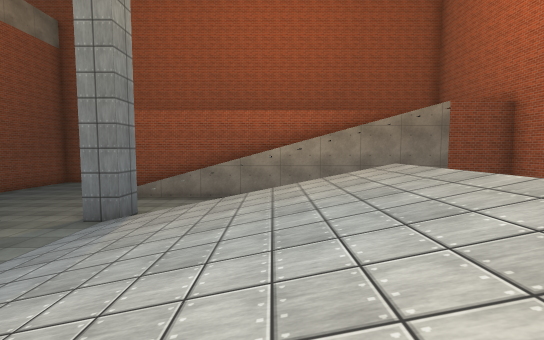
view 1 (above)

22 first-person views from a walk through a 3-D level made in the Unity game engine. The camera is 1.5 m above the floor, tilts 4° down and sees 90° across. The floor is counted in squares, 2 m on a side. Each view is taken from the middle of a square. On the plan, view 1 faces up. The plan holds only what a view shows up to about 10 squares ahead; the rest is blank. Surface patterns are stand-ins for the level's own textures.

view 2
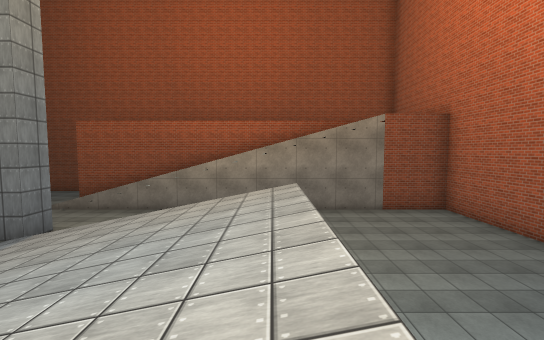

view 3
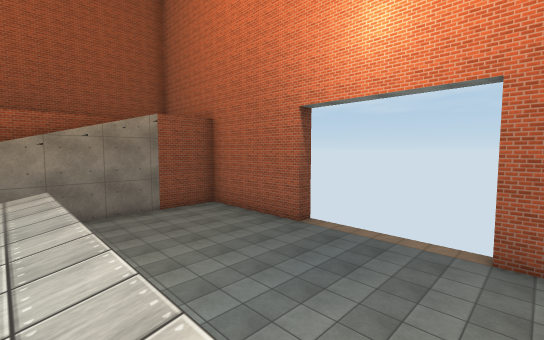

view 4
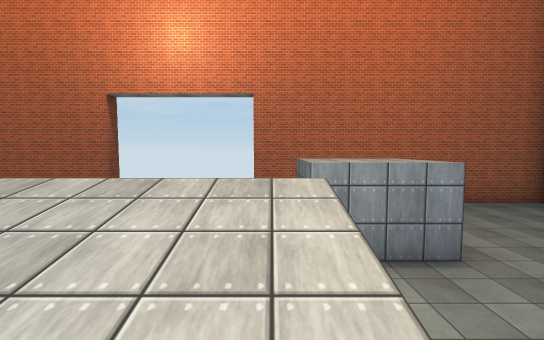

view 5
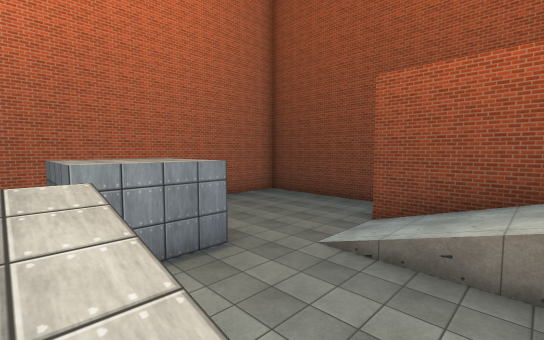

view 6
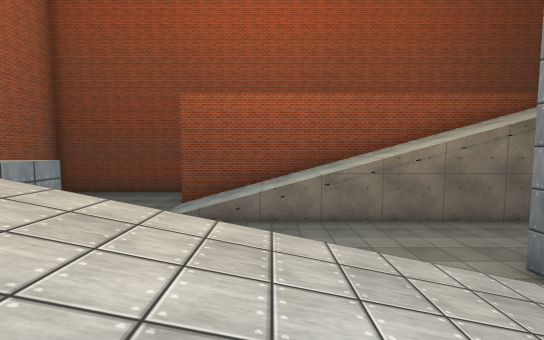

view 7
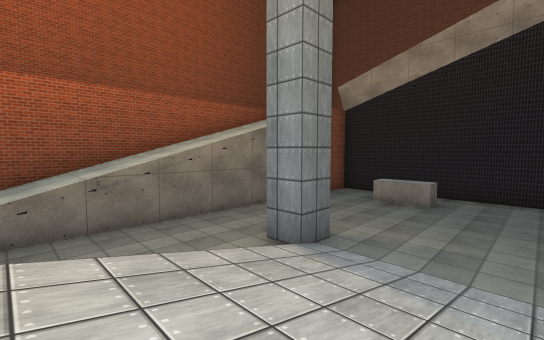

view 8
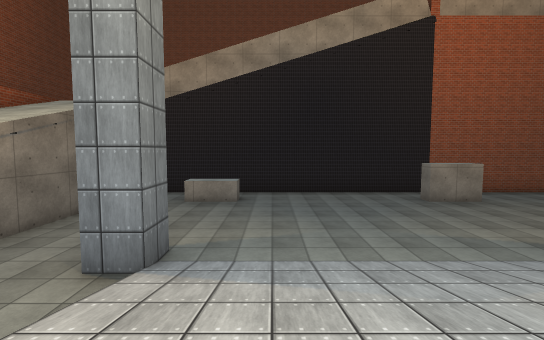

view 9
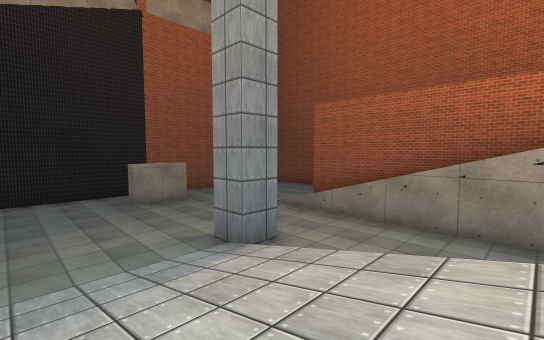

view 10
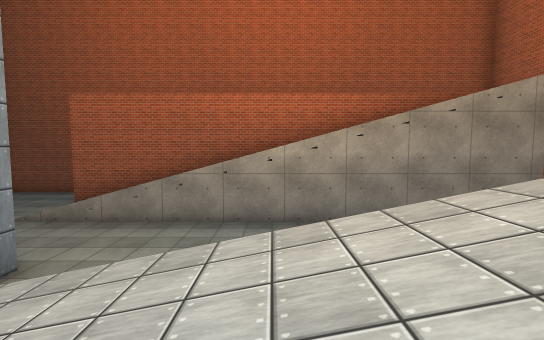

view 11
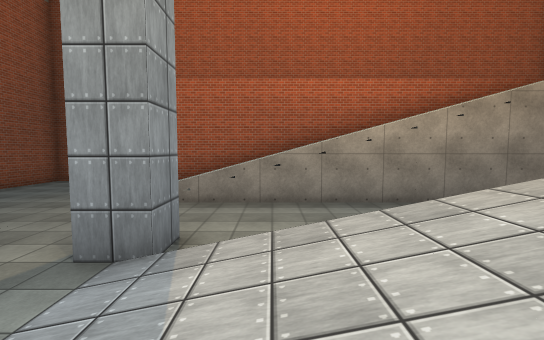

view 12
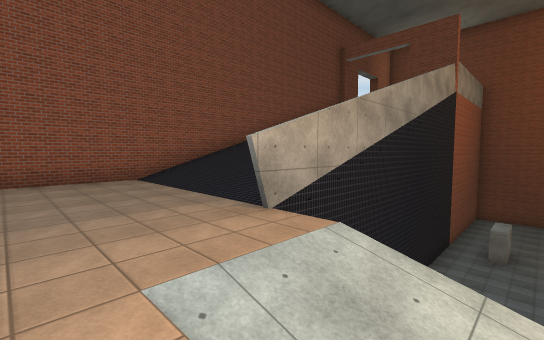

view 13
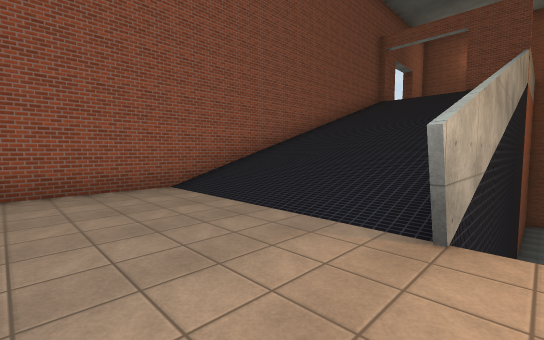

view 14
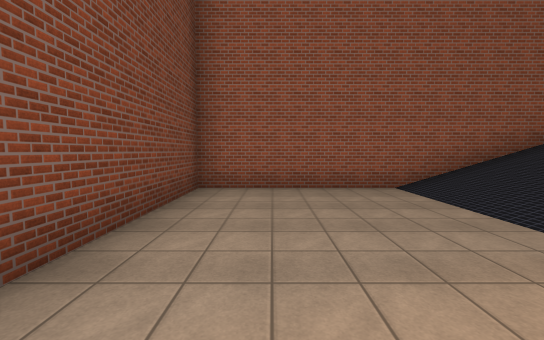

view 15
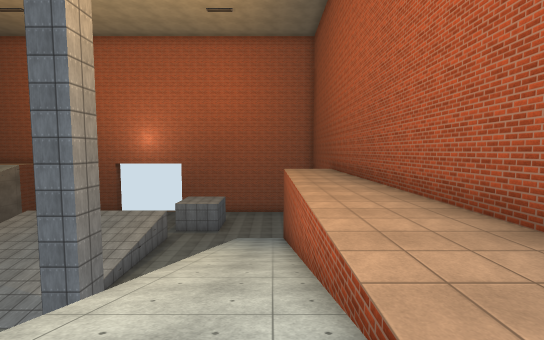

view 16
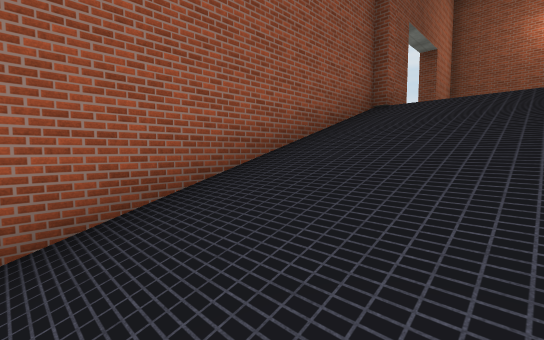

view 17
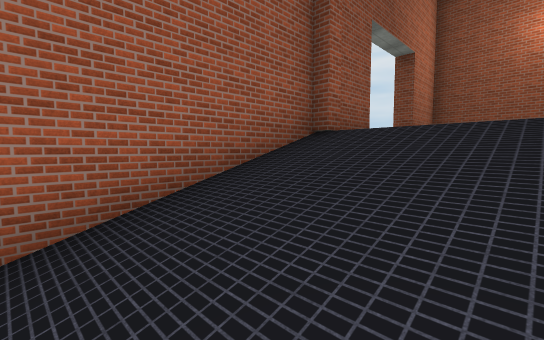

view 18
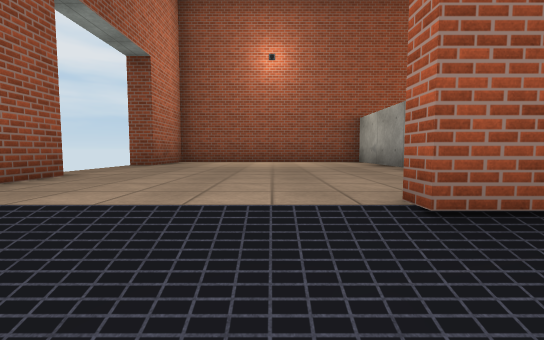

view 19
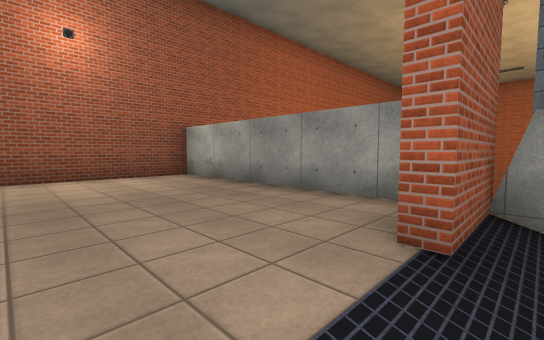

view 20
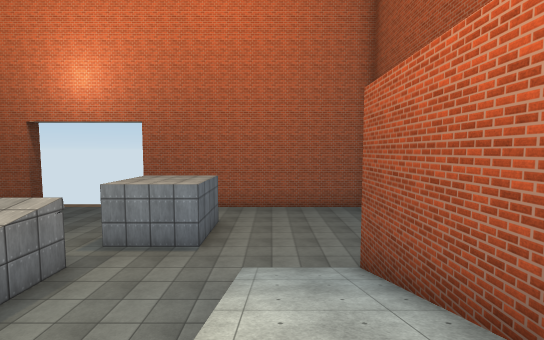

view 21
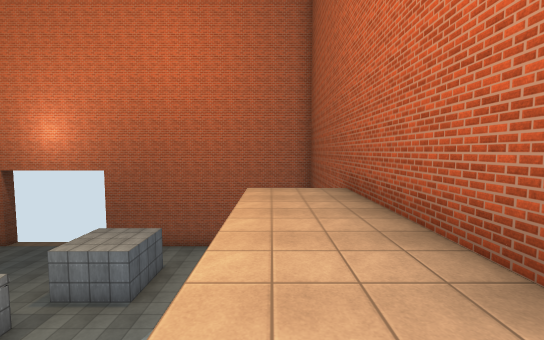

view 22
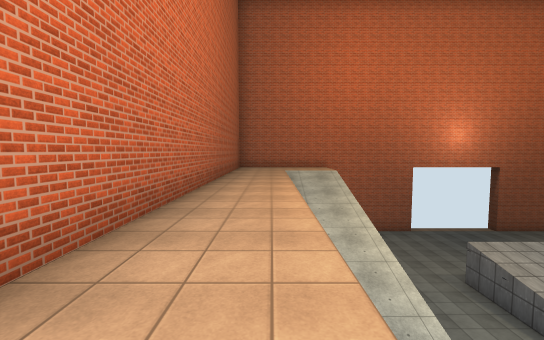

### Floor plan
Key: @ floor where view 1 was taken; # wall or solid block; x gap in a wall; . main floor; : floor 6 m higher than the main floor; + floor 12 m higher than the main floor; / step, stairs or slope; ^ raised ledge.
Columns run from 15 left of view 1 to 8 right of it. Each row starts with its distance up from view 1.
 13 ########################
 12 #++++#...  ::::::::::  #
 11 x++++#....:::::::::::  #
 10  ++++#....///////////  #
  9  ++++#....///////////  #
  8 x++++#.................#
  7 #+++##.#...............#
  6 #////#.#...#...........#
  5 #////#......//////.....#
  4 #////#......//////.....
  3 #////#......//////.....
  2 #////#......//////.....
  1 #////#......//////.....
  0 #////#.^....///@//.....#
 -1 #////#.^...#.......#   #
 -2 #////#.............##..#
 -3 #////#.................#
 -4 #::::::///////////.....#
 -5 #::::::///////////.....#
 -6 #:::::::::::::::::.....#
 -7 #:::::::::::::::::.....#
 -8 ########################

Where each view was taken, in squares from view 1:
view 1: 0 up, 0 right, facing up
view 2: 0 up, 2 right, facing up
view 3: 0 up, 2 right, facing up-right
view 4: 0 up, 0 right, facing right
view 5: 0 up, 0 right, facing down-right
view 6: 2 up, 0 right, facing down
view 7: 2 up, 0 right, facing down-left
view 8: 1 up, 0 right, facing left
view 9: 3 up, 0 right, facing up-left
view 10: 3 up, 0 right, facing up
view 11: 3 up, 2 left, facing up
view 12: 6 down, 7 left, facing up-left
view 13: 6 down, 9 left, facing up-left
view 14: 6 down, 9 left, facing left
view 15: 5 down, 9 left, facing right
view 16: 1 up, 12 left, facing up-left
view 17: 3 up, 12 left, facing up-left
view 18: 5 up, 12 left, facing up
view 19: 6 up, 13 left, facing up-right
view 20: 4 down, 2 left, facing right
view 21: 6 down, 3 left, facing right
view 22: 11 up, 5 left, facing right
